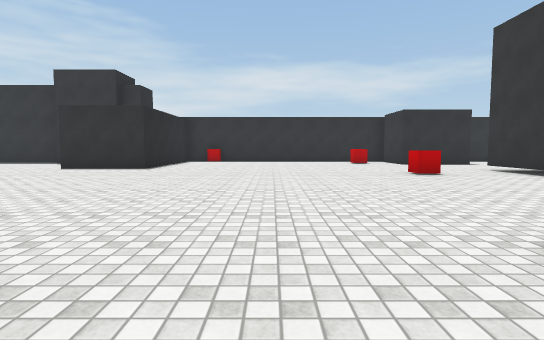
[1] (above)

24 first-person views from a walk through a 3-D level made in the Unity game engine. The camera is 1.2 m above the floor, tilts 4° down and sees 80° across. The floor is counted in squares, 2 m on a side. Each view is taken from the middle of a square. On the plan, view 1 faces up. The plan holds only what a view shows up to about 10 squares ahead; the rest is blank. The place goes on beyond the plan. Some animated figures are left out. Surface patterns are stand-ins for the level's own textures.

[2]
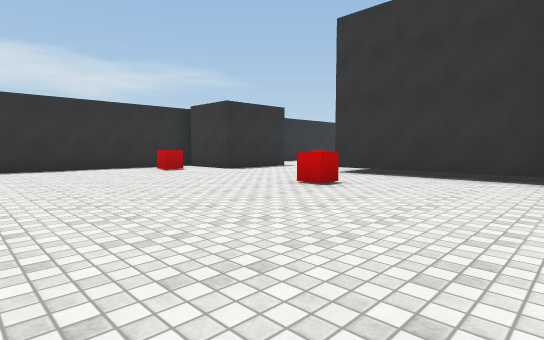

[3]
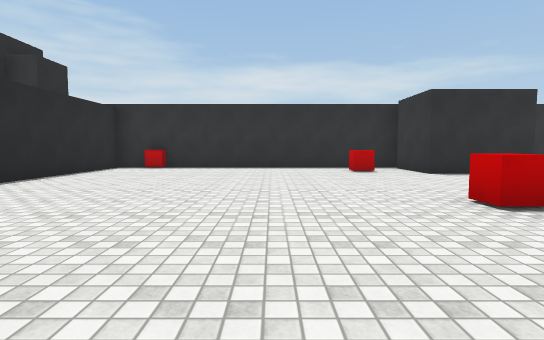

[4]
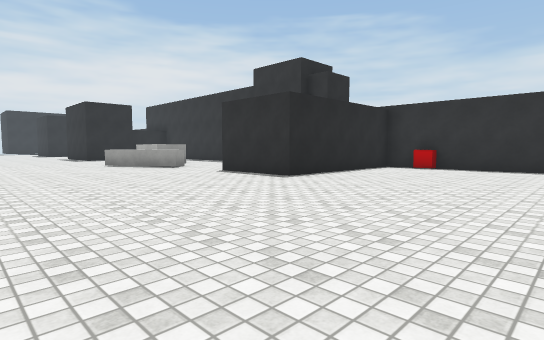

[5]
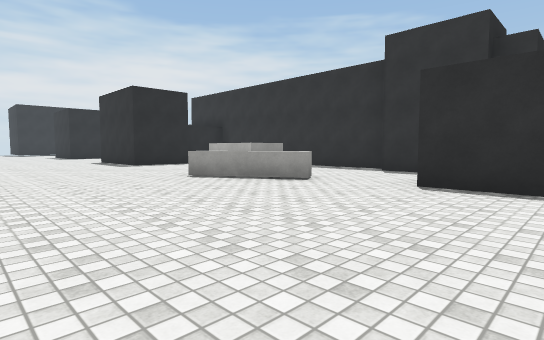

[6]
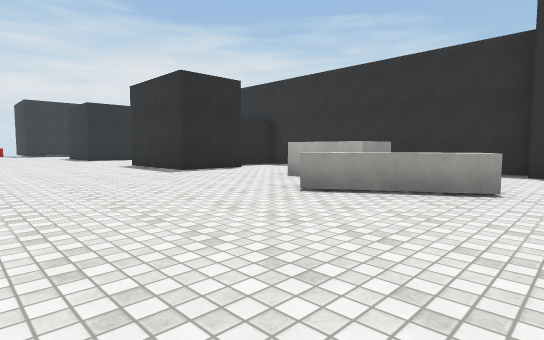

[7]
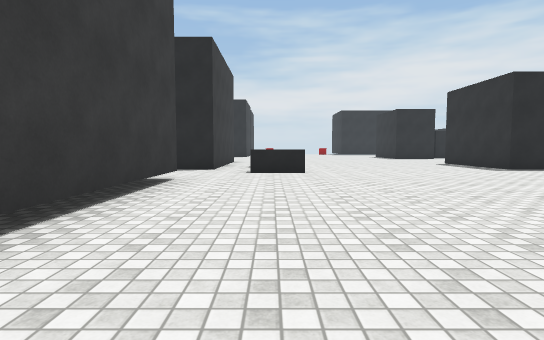

[8]
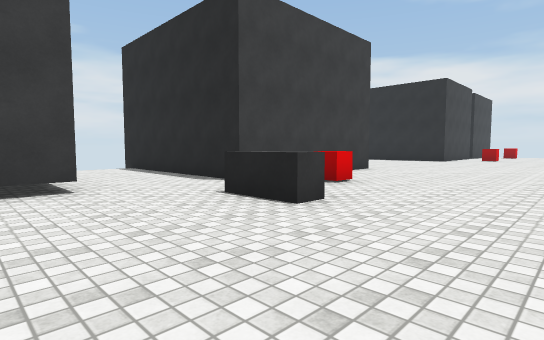

[9]
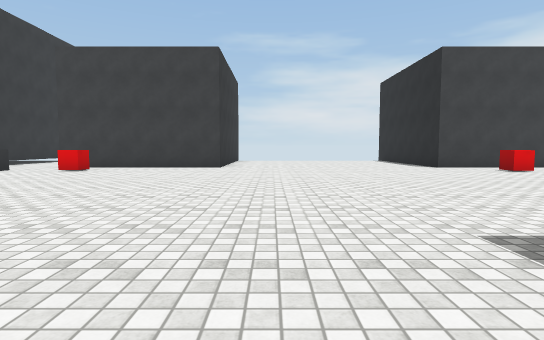

[10]
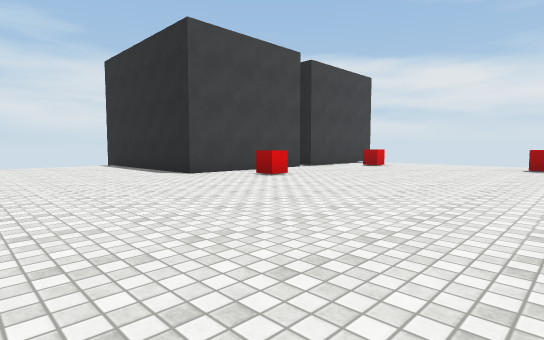

[11]
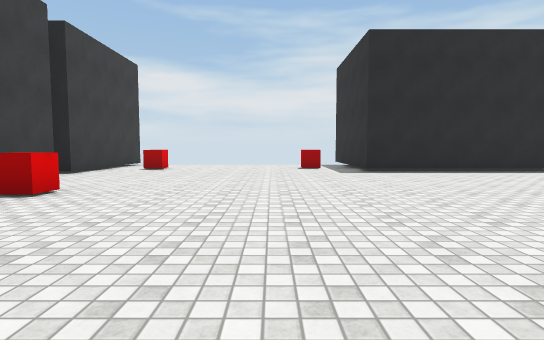

[12]
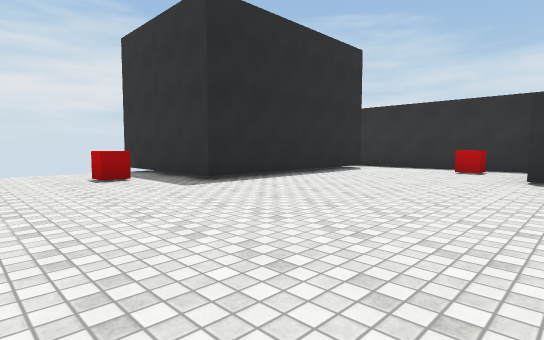

[13]
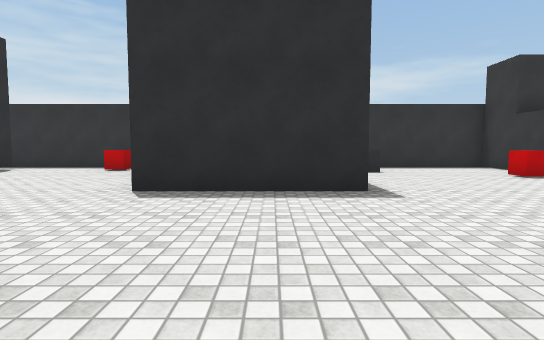

[14]
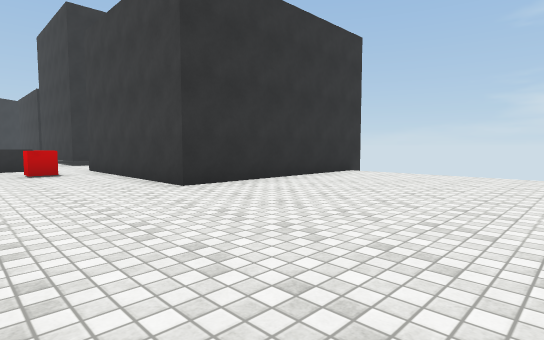

[15]
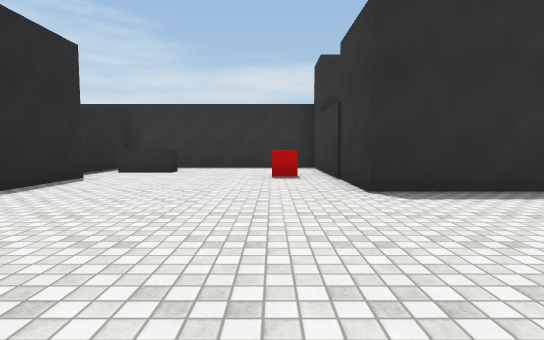

[16]
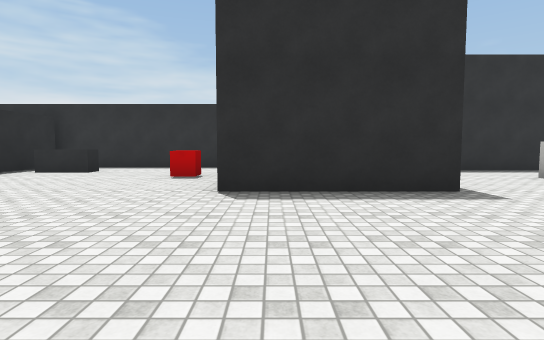

[17]
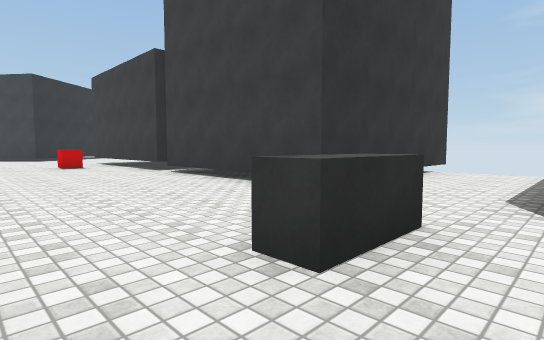

[18]
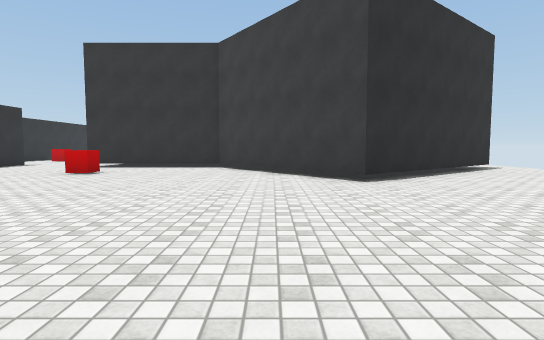

[19]
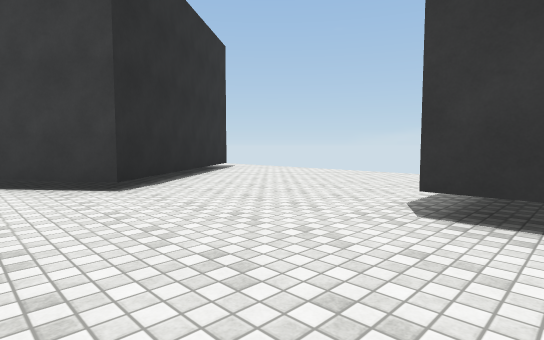

[20]
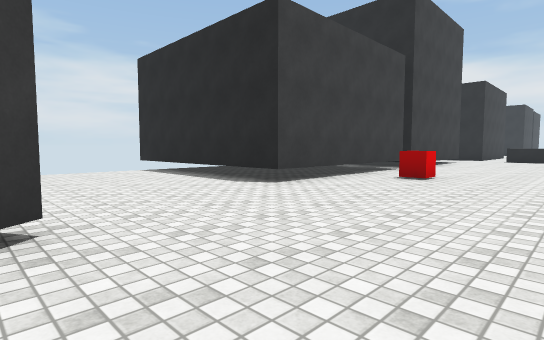

[21]
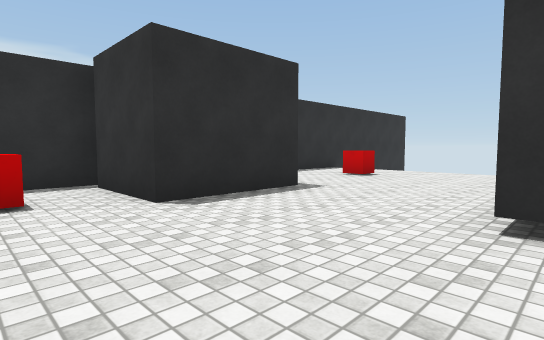

[22]
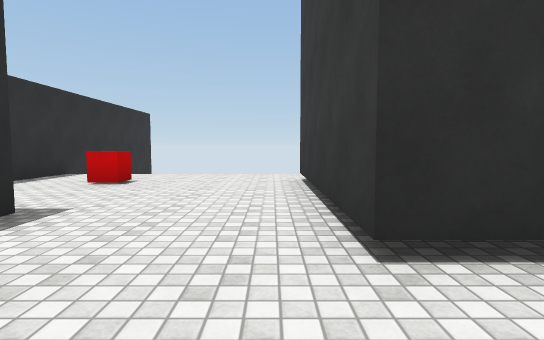

[23]
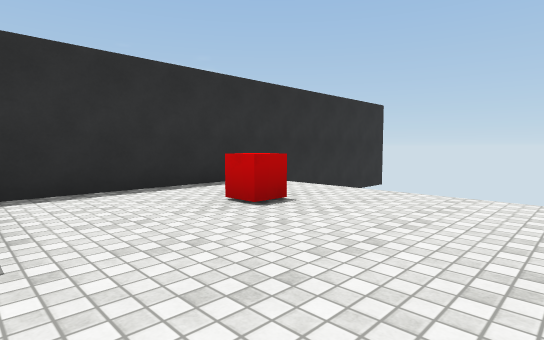

[24]
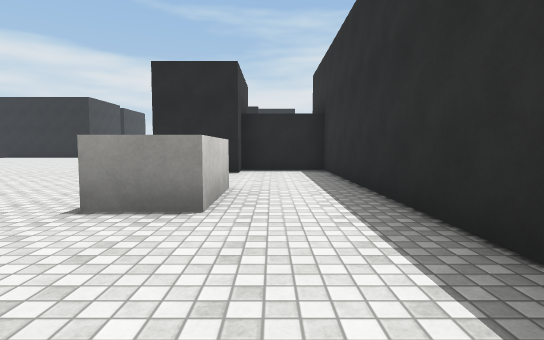

### Floor plan
Points are (right, up) in squares from view 1. A wall is a line through its corners. A room is listed if a view was taken in it or the views show most of it. See-through windows are left out.
Room 1 (views 1, 2, 3, 4, 5, 6, 7, 8, 9, 10, 11, 12, 13, 14, 15, 16, 17, 18, 19, 20, 21, 22, 23, 24)
walls: (-14.1, 1.4) (-14.1, 2.8) (-13.6, 2.8) (-13.6, 1.5); (-14.5, 10.2) (-14.5, 8.3) (-17.7, 8.3) (-17.7, 13.6) (-23.5, 13.6); (-11.8, 10.4) (-10, 10.4) (-10, 9.1) (-11.8, 9.1); (-7, 0.2) (-2, 0.2) (-1.9, -5.4); (-7.9, 12.3) (-15.3, 12.3) (-15.3, 10.1); (-6.9, 11.9) (-7.9, 11.9); (-12.2, -5.4) (-12.2, 0.2) (-7.5, 0.2); (-22.7, 10.4) (-22.7, 8.3) (-26, 8.3); (-19.5, -5) (-19.5, 0.4) (-14.7, 0.4) (-14.7, -5); (-23.2, 13.4) (-23.2, 11.1); (-27, 13.6) (-31.8, 13.6); (-29.9, 0.4) (-25.9, 0.4) (-25.9, -3.4); (-30.9, 12.8) (-30.9, 7.3) (-34.9, 7.3); (5, -3.1) (1.6, 1.4) (5.6, 4.6) (5.6, 8.5) (10.1, 8.5); (4.8, 13.6) (-3.6, 13.6) (-3.6, 9.1) (-6, 9.1); (-33, 0.4) (-30.4, 0.4) (-30.4, 0); (7, 11.3) (4.6, 11.3) (4.6, 13.2); (12.5, 13.6) (7.4, 13.6)
low walls: (-8.1, 9.2) (-7.8, 8.8) (-10, 7.4); (-21.4, 12.3) (-21.4, 11.8) (-22.7, 11.8)
ways out: opening at (5, -4); opening at (11, 8)
objects: red cube (-32, 2); red cube (-32, 6); red cube (-28, 12); red cube (-27, 2); red cube (-19, 11); red cube (-16, 2); red cube (-4, 2); red cube (-2, 14); red cube (3, 7); red cube (3, 12); red cube (10, 12)

Positions as (right, up) in squares from view 1, and headings:
1: (0, 0), facing up
2: (-1, 4), facing up-right
3: (1, 4), facing up
4: (1, 4), facing up-left
5: (-4, 4), facing up-left
6: (-7, 4), facing up-left
7: (-6, 2), facing left
8: (-11, 5), facing down-left
9: (-21, 10), facing down
10: (-22, 7), facing down-left
11: (-23, 5), facing left
12: (-26, 4), facing up-left
13: (-24, 4), facing up
14: (-24, 3), facing down-right
15: (-19, 4), facing up
16: (-17, 4), facing up
17: (-15, 4), facing down-right
18: (-4, 3), facing right
19: (-3, 3), facing down-right
20: (2, 4), facing down-left
21: (3, 8), facing up-right
22: (4, 9), facing right
23: (7, 9), facing up-right
24: (-7, 11), facing left
